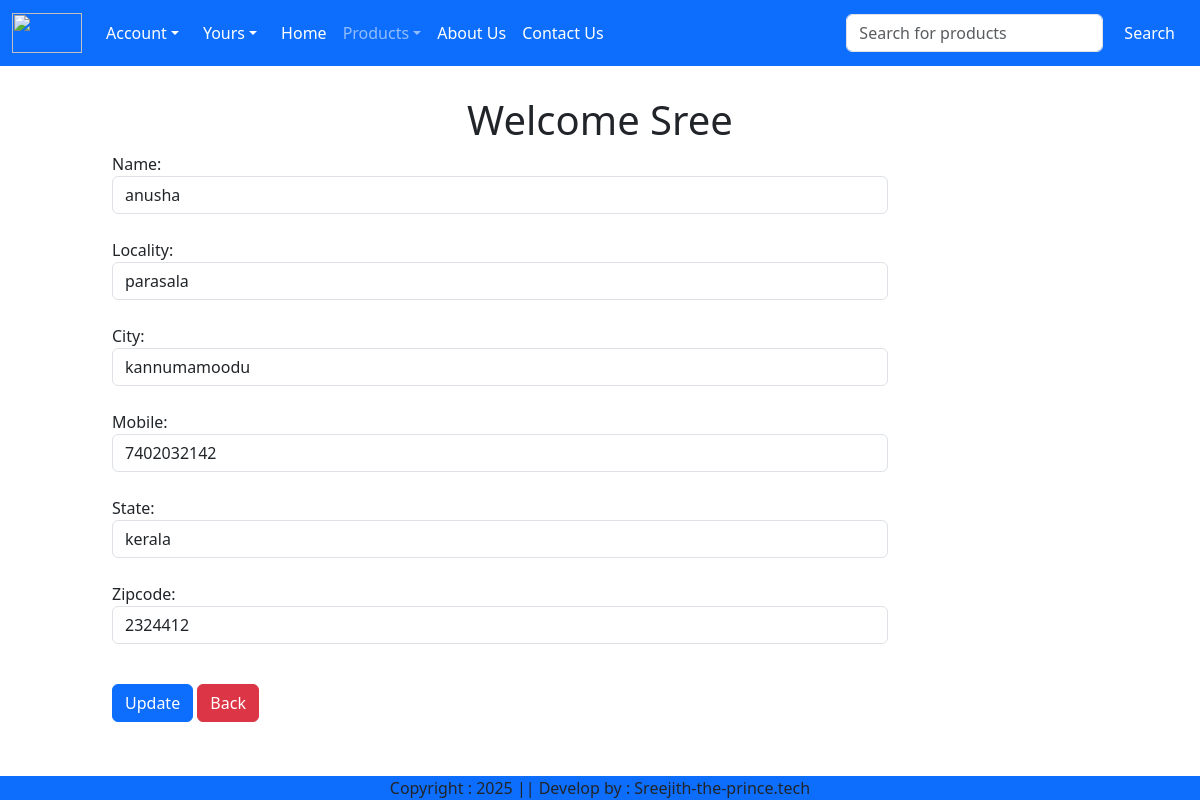
Page /updateAddress/2/ (signed in) on the committed database.
### app/models.py (models this page shows, shortened)
class Customer(models.Model):
    user = models.ForeignKey(User, on_delete=models.CASCADE)
    name = models.CharField(max_length=200)
    locality = models.CharField(max_length=20)
    city = models.CharField(max_length=50)
    mobile = models.IntegerField(default=0)
    zipcode = models.IntegerField()
    state = models.CharField(choices=STATE_CHOICES, max_length=100)

### app/views.py (the view, shortened to what this page needs)
# urls.py: path('updateAddress/<int:pk>/', UpdateAddress.as_view(), name="updateAddress"),
@method_decorator(login_required, name='dispatch')
class UpdateAddress(View):
    def get(self, request, pk):
        totalitem = 0
        wishitem = 0
        if request.user.is_authenticated:
            totalitem = len(Cart.objects.filter(user=request.user))
            wishitem = len(Wishlist.objects.filter(user=request.user))
        add = Customer.objects.get(pk=pk)
        form = CostomerProfileForm(instance=add)
        return render(request, 'app/updateAddress.html', locals())

### app/forms.py
class CostomerProfileForm(forms.ModelForm):
    class Meta:
        model= Customer
        fields=['name','locality','city','mobile','state','zipcode']
        widgets={
            'name':forms.TextInput(attrs={'class':'form-control'}),
            'locality':forms.TextInput(attrs={'class':'form-control'}),
            'city':forms.TextInput(attrs={'class':'form-control'}),
            'mobile':forms.NumberInput(attrs={'class':'form-control'}),
            'state':forms.Select(attrs={'class':'form-control'}),
            'zipcode':forms.NumberInput(attrs={'class':'form-control'}),
        }

### app/templates/app/updateAddress.html (shortened to what this page needs)
{% extends 'app/base.html' %}
{% load static %}
{% block main-content %}
<br><br>
<div class="container-fluid my-5">
    <div class="row">
        <h1 class="text-center">Welcome <span class="text-capitalize">{{request.user}}</span></h1>
        <div class="col-sm-8 offset-sm-1">
            <form action="" method='post'>
                {% for fm in form  %}
                {{ fm.label_tag }} {{ fm }} <small class="text-danger">{{ fm.errors |striptags }}</small> <br>
                {% endfor %}
                <div class="col-12 mt-3">
                    <button type="submit" class="btn btn-primary">Update</button>
                    <a href="{% url 'address' %}" type="button" class=" btn btn-danger">Back</a>
                </div>
            </form>
        </div>
    </div>
</div>
{% endblock main-content %}

### rows in the picture
Customer: form "anusha" "parasala" "kannumamoodu" "7402032142" "kerala" "2324412"

### other values in the picture
{{ request.user }} "Sree"
{{ fm.label_tag }} "Name:" "Locality:" "City:" "Mobile:" "State:" "Zipcode:"
